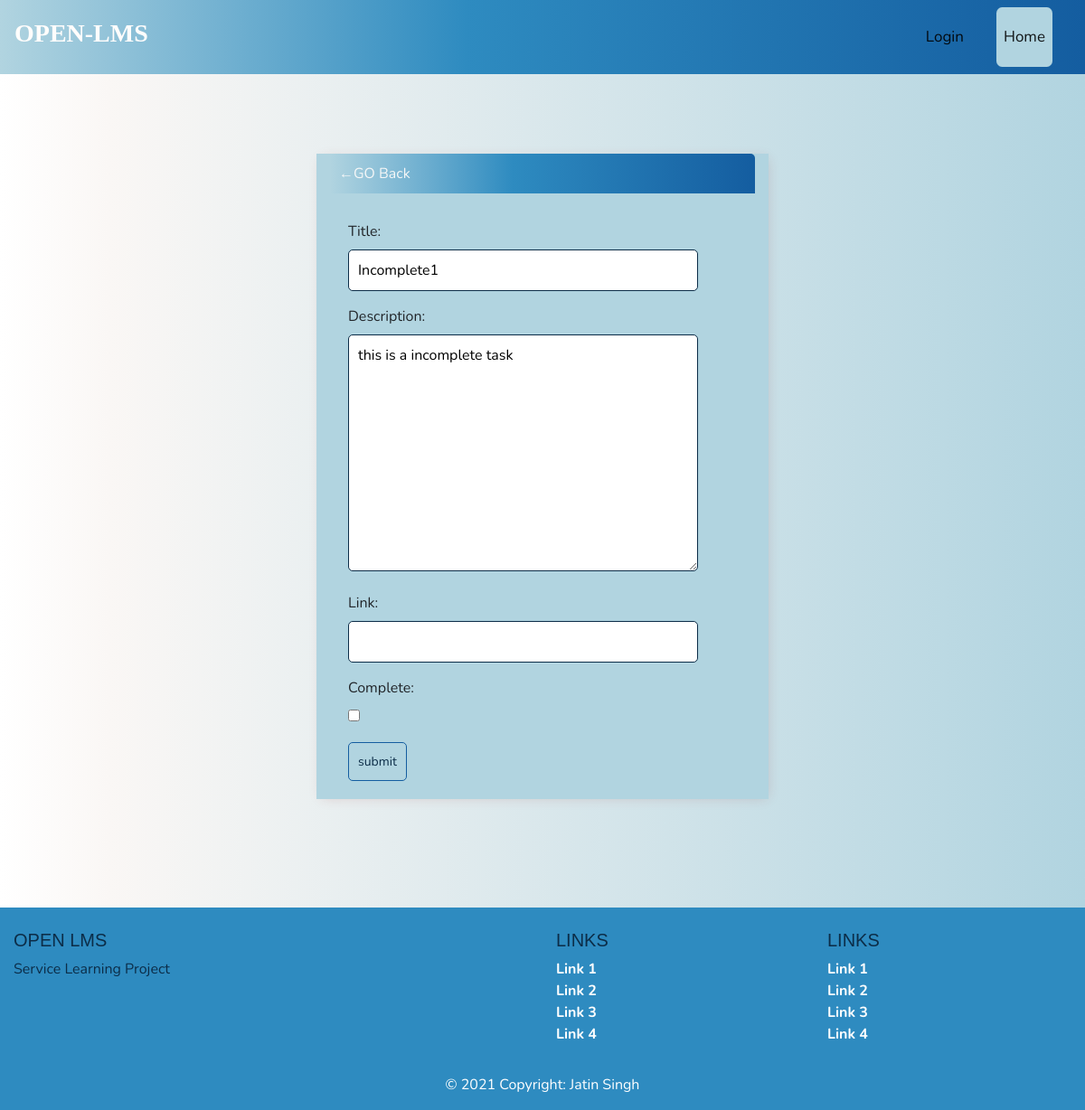
Page /task-update/18/ (signed in) on the earlier database version.
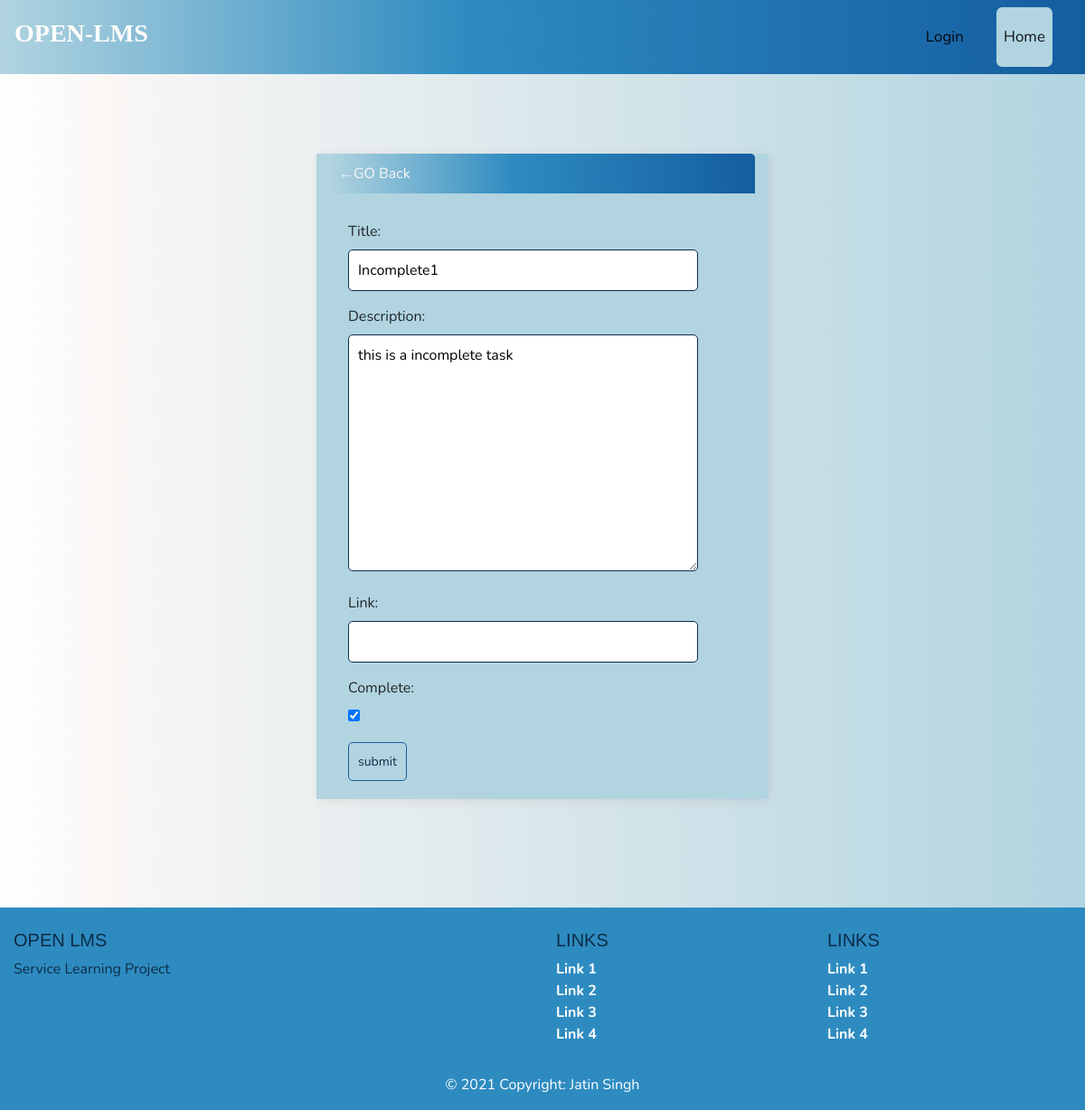
Same page on the later database version.
### base/models.py (models this page shows, shortened)
class Task(models.Model):
    user = models.ForeignKey(User, on_delete=models.SET_NULL,null=True,blank=True)
    title = models.CharField(max_length=200)
    link = models.CharField(null=True,max_length=200)
    description = models.TextField(null=True,blank=True)
    complete = models.BooleanField(default=False)
    created = models.DateTimeField(auto_now_add=True)
    class Meta:
        ordering = ['complete']

### base/views.py (the view)
# urls.py: path('task-update/<int:pk>/', TaskUpdate.as_view(), name='task-update'),
class TaskUpdate(LoginRequiredMixin,UpdateView):
    model = Task
    fields = ['title', 'description', 'link','complete']
    success_url = reverse_lazy('tasks')

### base/templates/base/task_form.html (shortened to what this page needs)
{% extends 'base/main.html' %}
{% block content %}
<div class="header-bar">
<a href="{% url 'tasks'%}">&#8592;GO Back</a>
</div>
<div class="card-body">
    <form method="post" action="">
        {{form.as_p}}
        <input class="button" type="submit" value="submit">
        </form>
</div>
{% endblock content %}

### base/templates/base/main.html (shortened to what this page needs)
<!DOCTYPE html>
<html lang="en">
<head>
    <link rel="stylesheet" href="https://stackpath.bootstrapcdn.com/bootstrap/4.4.1/css/bootstrap.min.css"
>
</head>
<body>
    <nav class="navbar navbar-expand-lg navbar-light bg-light fixed-top">
        <h3 style="color:#fffdfc; font-family:'Times New Roman',serif;font-weight:bolder; align-items: flex-end; padding-right:70vw;"
            href="#">OPEN-LMS</h2><br>
            <a class="navbar-brand" href="{% url 'login' %}">Login</a>
            <div class="collapse navbar-collapse" id="navbarNavAltMarkup">
                <div class="navbar-nav">
                    <a class="nav-item nav-link active" href="{% url 'OpenLms' %}">Home </a>
                </div>
            </div>
    </nav>
    <div class="container">
        {% block content %}
        {% endblock content %}
    </div>
<footer class="page-footer bottom font-small blue pt-4">
    <div class="container-fluid text-center text-md-left">
      <div class="row">
        <div class="col-md-6 mt-md-0 mt-3">
          <h5 class="text-uppercase">Open Lms</h5>
          <p>Service Learning Project </p>
        </div>
        <div class="col-md-3 mb-md-0 mb-3">
          <h5 class="text-uppercase">Links</h5>
          <ul class="list-unstyled">
            <li>
              <a href="#!">Link 1</a>
            </li>
            <li>
              <a href="#!">Link 2</a>
            </li>
            <li>
              <a href="#!">Link 3</a>
            </li>
            <li>
              <a href="#!">Link 4</a>
            </li>
          </ul>
        </div>
        <div class="col-md-3 mb-md-0 mb-3">
          <h5 class="text-uppercase">Links</h5>
          <ul class="list-unstyled">
            <li>
              <a href="#!">Link 1</a>
            </li>
            <li>
              <a href="#!">Link 2</a>
            </li>
            <li>
              <a href="#!">Link 3</a>
            </li>
            <li>
              <a href="#!">Link 4</a>
            </li>
          </ul>
        </div>
      </div>
    </div>
    <div class="footer-copyright text-center py-3">© 2021 Copyright:
      <a href=""> Jatin Singh</a>
    </div>
  </footer>
</body>
</html>

### base/templates/base/main.html (style rules this page uses)
.navbar { width: 100%; background: linear-gradient(90deg, #B1D4E0 0%, #2E8BC0 43%,#145DA0 100%, #0C2D48 10%); }
.navbar a { border-radius: 10%; padding: 20px; font-family: 'Nunito', sans-serif; text-decoration: none; font-size: 17px; }
.active { background-color: #B1D4E0 ; color: #145DA0; }
body { background: linear-gradient(90deg, white 0%,#faf7f5 10%, #B1D4E0 100%); font-family: 'Nunito', sans-serif; padding-top: 50px; }
h1, h2, h3, h4, h5 { font-family: 'Raleway', sans-serif; }
.container { margin-top: 10% !important; margin-bottom: 10% !important; max-width: 500px; margin: auto; background-color: #B1D4E0; -webkit-box-shadow: 2px 2px 13px -4px rgb(0, 0, 0, 0.21); box-shadow: 2px 2px 13px -4px rgba(150, 54, 54, 0.21); }
.header-bar { display: flex; justify-content: space-between; color: #fff; padding: 10px; border-radius: 5px 5px 0 0; background: linear-gradient(90deg, #B1D4E0 0%, #2E8BC0 43%,#145DA0 100%, #0C2D48 10%); }
.header-bar a { color: rgb(246, 247, 247); text-decoration: none; }
input[type=text], input[type=password], textarea { border: 1px solid #0C2D48; border-radius: 5px; padding: 10px; width: 90%; }
label { margin-top: 10px !important; display: block; }
.button { border: 1px solid #145DA0; background-color: #B1D4E0; color: #0C2D48; padding: 10px; font-size: 14px; border-radius: 5px; cursor: pointer; text-decoration: none; }
.card-body { padding: 20px; }
.list-unstyled a { color: white ; font-weight: bold; }
.page-footer { background-color: #2E8BC0; }
.row { color: #0C2D48; }
.footer-copyright,.footer-copyright a { color:white; }

Differences in the rows shown:
changed Task "Incomplete1": complete "☐" → "☑"
